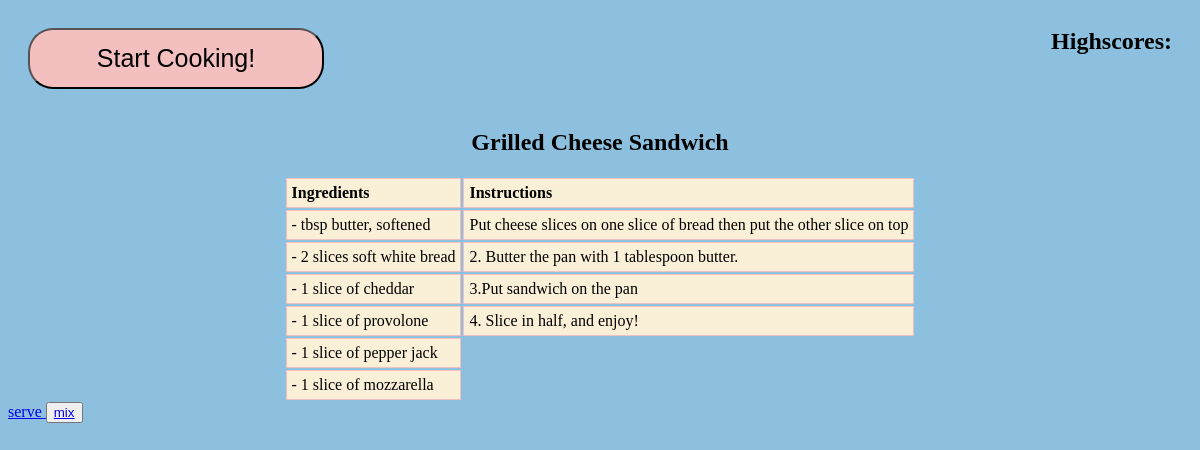
The page /cheese/home on the database as committed earlier.
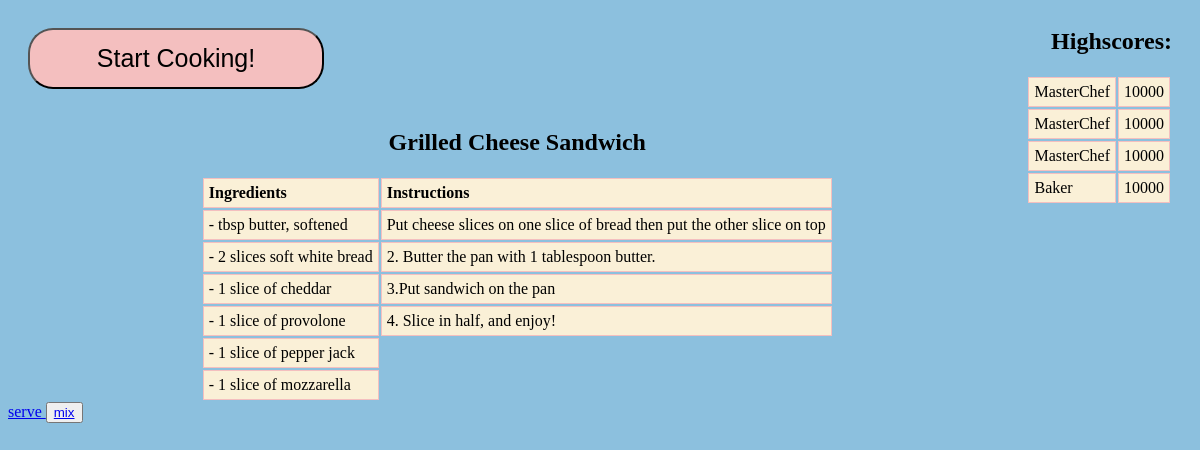
The same page on the database as committed later.
### tables this page shows
CREATE TABLE "Highscores_cheese" (
	"Name" VARCHAR(20), 
	"Score" INTEGER
);

### app.py (the view)
@app.route("/cheese/home")
def cheese_home():
    with engine.connect() as connection:
        query = db.select(score_table_cheese).order_by(score_table_cheese.c.Score.desc()).limit(5)
        print("Q: ", query)
        query_result = connection.execute(query)
        rows = query_result.fetchall()
        print("ROWS: ", rows)
    return render_template("cheese/home.html", rows = rows)

### templates/cheese/home.html (shortened to what this page needs)
{% extends "layout.html" %}
{% block content %}
  <h2 align="center">Grilled Cheese Sandwich</h2>
  <table align="center">
    <tr>
      <td><strong>Ingredients</strong></td>
      <td><strong>Instructions</strong></td>
    </tr>
    <tr>
      <td>- tbsp butter, softened</td>
      <td>Put cheese slices on one slice of bread then put the other slice on top</td>
    </tr>
    <tr>
      <td>- 2 slices soft white bread</td>
      <td>2. Butter the pan with 1 tablespoon butter.</td>
    </tr>
    <tr>
      <td>- 1 slice of cheddar</td>
      <td>3.Put sandwich on the pan</td>
    </tr>
    <tr>
      <td>- 1 slice of provolone</td>
      <td>4. Slice in half, and enjoy!</td>
    </tr>
    <tr>
      <td>- 1 slice of pepper jack</td>
    </tr>
    <tr>
      <td>- 1 slice of mozzarella</td>
    </tr>
  </table>
  <a href = "serve"> serve </a>
      <button>
    <a href = "mix"> mix </a>
        </button>
{% endblock content %}

### templates/layout.html (shortened to what this page needs)
<!DOCTYPE html>
<html>
<head>
</head>
<body>
<body>
    <a href="/stack">
        <button class="block">
            Start Cooking!
        </button>
    </a>
  <div class="highscores">
    <h2 align="right"> Highscores: </h2>
    <table>
 		{% for i in rows %}
          <tr>
              <td> {{i[0]}} </td>
              <td> {{i[1]}} </td>
          </tr>
          {% endfor %}
        </table>
  </div>
    {% block content %}{% endblock %}
</body>
</html>

### templates/layout.html (style rules this page uses)
body { background-color: #8CC0DE; }
td { border: 1px solid #F4BFBF; padding: 5px; }
tr { background-color: #FAF0D7; color: black; }
.block { width: 25%; border-radius: 25px; background-color: #F4BFBF; margin: 20px; padding: 14px 28px; font-size: 25px; cursor: pointer; text-align: center; }
.highscores { float: right; margin-right: 20px; }

Rows that differ between the two databases and show on the page:
added Highscores_cheese: Name "MasterChef", Score "10000"
added Highscores_cheese: Name "MasterChef", Score "10000"
added Highscores_cheese: Name "MasterChef", Score "10000"
added Highscores_cheese: Name "Baker", Score "10000"
